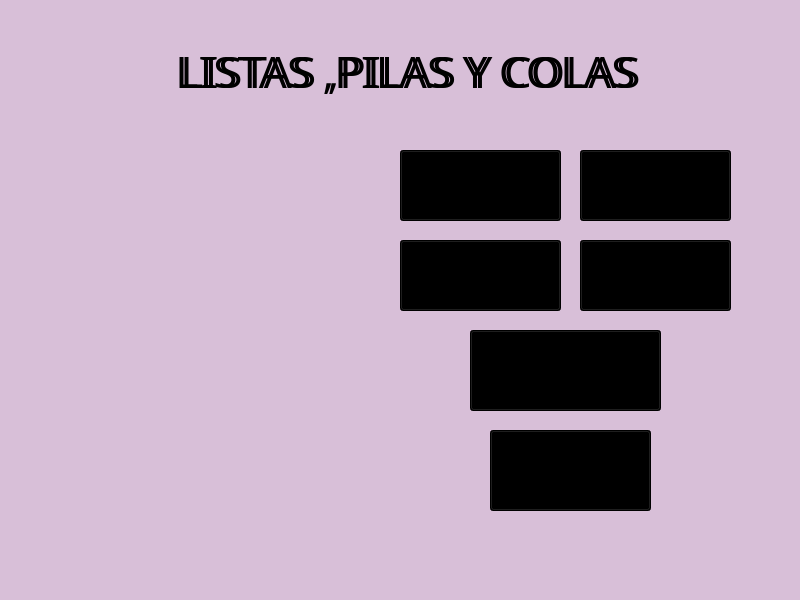
<?xml version="1.0" encoding="UTF-8"?>
<ui version="4.0">
 <class>ListasWindow</class>
 <widget class="QMainWindow" name="ListasWindow">
  <property name="geometry">
   <rect>
    <x>0</x>
    <y>0</y>
    <width>800</width>
    <height>600</height>
   </rect>
  </property>
  <property name="windowTitle">
   <string>MainWindow</string>
  </property>
  <property name="styleSheet">
   <string notr="true">background-color: #D8BFD8;</string>
  </property>
  <widget class="QWidget" name="centralwidget">
   <widget class="QPushButton" name="btnListasDobles">
    <property name="geometry">
     <rect>
      <x>470</x>
      <y>330</y>
      <width>191</width>
      <height>81</height>
     </rect>
    </property>
    <property name="font">
     <font>
      <family>Caprasimo</family>
      <pointsize>12</pointsize>
     </font>
    </property>
    <property name="styleSheet">
     <string notr="true">background-color:black;</string>
    </property>
    <property name="text">
     <string>Listas doblemente 
enlazadas</string>
    </property>
   </widget>
   <widget class="QPushButton" name="btnListasLigadas">
    <property name="geometry">
     <rect>
      <x>580</x>
      <y>150</y>
      <width>151</width>
      <height>71</height>
     </rect>
    </property>
    <property name="font">
     <font>
      <family>Caprasimo</family>
      <pointsize>12</pointsize>
     </font>
    </property>
    <property name="styleSheet">
     <string notr="true">background-color:black;</string>
    </property>
    <property name="text">
     <string>Listas ligadas 
simples</string>
    </property>
   </widget>
   <widget class="QPushButton" name="btnPilas">
    <property name="geometry">
     <rect>
      <x>400</x>
      <y>150</y>
      <width>161</width>
      <height>71</height>
     </rect>
    </property>
    <property name="font">
     <font>
      <family>Caprasimo</family>
      <pointsize>12</pointsize>
     </font>
    </property>
    <property name="styleSheet">
     <string notr="true">background-color:black;</string>
    </property>
    <property name="text">
     <string>Pilas</string>
    </property>
   </widget>
   <widget class="QPushButton" name="btnListasCirculares">
    <property name="geometry">
     <rect>
      <x>580</x>
      <y>240</y>
      <width>151</width>
      <height>71</height>
     </rect>
    </property>
    <property name="font">
     <font>
      <family>Caprasimo</family>
      <pointsize>12</pointsize>
     </font>
    </property>
    <property name="styleSheet">
     <string notr="true">background-color:black;</string>
    </property>
    <property name="text">
     <string>Listas circulares</string>
    </property>
   </widget>
   <widget class="QPushButton" name="btnColas">
    <property name="geometry">
     <rect>
      <x>400</x>
      <y>240</y>
      <width>161</width>
      <height>71</height>
     </rect>
    </property>
    <property name="font">
     <font>
      <family>Caprasimo</family>
      <pointsize>12</pointsize>
     </font>
    </property>
    <property name="styleSheet">
     <string notr="true">background-color:black;</string>
    </property>
    <property name="text">
     <string>Colas</string>
    </property>
   </widget>
   <widget class="QLabel" name="label">
    <property name="geometry">
     <rect>
      <x>130</x>
      <y>30</y>
      <width>551</width>
      <height>81</height>
     </rect>
    </property>
    <property name="font">
     <font>
      <family>Caprasimo</family>
      <pointsize>33</pointsize>
     </font>
    </property>
    <property name="styleSheet">
     <string notr="true">background-color:transparent</string>
    </property>
    <property name="text">
     <string>LISTAS ,PILAS Y COLAS</string>
    </property>
    <property name="alignment">
     <set>Qt::AlignmentFlag::AlignCenter</set>
    </property>
   </widget>
   <widget class="QLabel" name="label_2">
    <property name="geometry">
     <rect>
      <x>130</x>
      <y>30</y>
      <width>561</width>
      <height>81</height>
     </rect>
    </property>
    <property name="font">
     <font>
      <family>Caprasimo</family>
      <pointsize>33</pointsize>
     </font>
    </property>
    <property name="styleSheet">
     <string notr="true">background-color:transparent;color:black</string>
    </property>
    <property name="text">
     <string>LISTAS ,PILAS Y COLAS</string>
    </property>
    <property name="alignment">
     <set>Qt::AlignmentFlag::AlignCenter</set>
    </property>
   </widget>
   <widget class="QLabel" name="label_3">
    <property name="geometry">
     <rect>
      <x>100</x>
      <y>170</y>
      <width>261</width>
      <height>281</height>
     </rect>
    </property>
    <property name="text">
     <string/>
    </property>
    <property name="pixmap">
     <pixmap>Sources/Images/tren.png</pixmap>
    </property>
    <property name="scaledContents">
     <bool>true</bool>
    </property>
   </widget>
   <widget class="QPushButton" name="btnAtras">
    <property name="geometry">
     <rect>
      <x>490</x>
      <y>430</y>
      <width>161</width>
      <height>81</height>
     </rect>
    </property>
    <property name="font">
     <font>
      <family>Caprasimo</family>
      <pointsize>12</pointsize>
     </font>
    </property>
    <property name="styleSheet">
     <string notr="true">background-color:black;</string>
    </property>
    <property name="text">
     <string>ATRAS</string>
    </property>
   </widget>
   <zorder>label_2</zorder>
   <zorder>btnListasDobles</zorder>
   <zorder>btnListasLigadas</zorder>
   <zorder>btnPilas</zorder>
   <zorder>btnListasCirculares</zorder>
   <zorder>btnColas</zorder>
   <zorder>label</zorder>
   <zorder>label_3</zorder>
   <zorder>btnAtras</zorder>
  </widget>
  <widget class="QMenuBar" name="menubar">
   <property name="geometry">
    <rect>
     <x>0</x>
     <y>0</y>
     <width>800</width>
     <height>33</height>
    </rect>
   </property>
  </widget>
  <widget class="QStatusBar" name="statusbar"/>
 </widget>
 <resources/>
 <connections/>
</ui>
